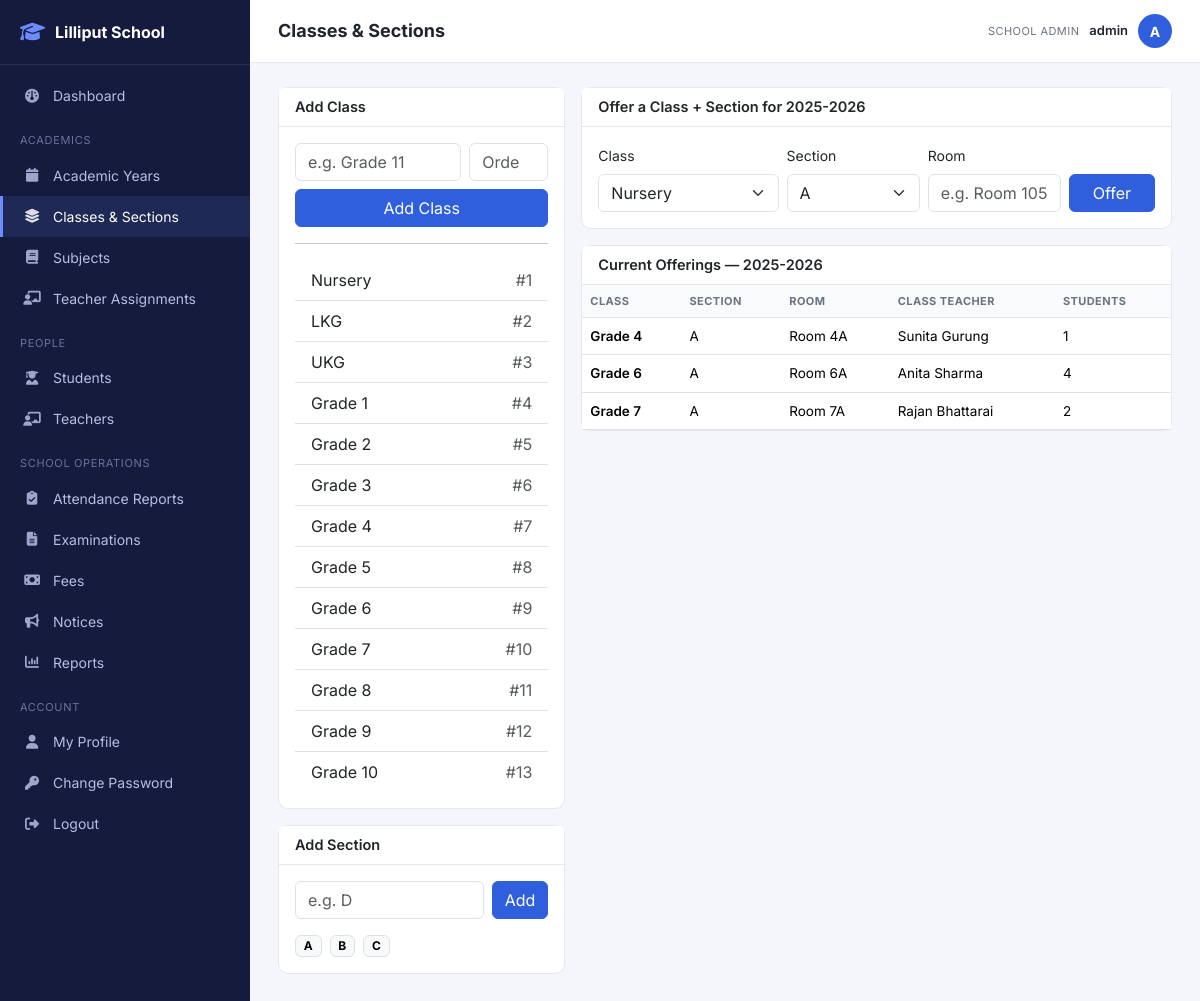
Screenshot of /admin/classes.php (signed in) with the database file from the repository.
### tables this page shows
CREATE TABLE classes (
    id INT AUTO_INCREMENT PRIMARY KEY,
    name VARCHAR(30) NOT NULL UNIQUE,
    sort_order INT NOT NULL DEFAULT 0
);

CREATE TABLE sections (
    id INT AUTO_INCREMENT PRIMARY KEY,
    name VARCHAR(10) NOT NULL UNIQUE
);

CREATE TABLE academic_years (
    id INT AUTO_INCREMENT PRIMARY KEY,
    name VARCHAR(20) NOT NULL UNIQUE,
    start_date DATE NOT NULL,
    end_date DATE NOT NULL,
    is_active TINYINT(1) NOT NULL DEFAULT 0
);

CREATE TABLE class_sections (
    id INT AUTO_INCREMENT PRIMARY KEY,
    academic_year_id INT NOT NULL,
    class_id INT NOT NULL,
    section_id INT NOT NULL,
    room VARCHAR(30) NULL,
    class_teacher_id INT NULL,
    UNIQUE KEY uq_year_class_section (academic_year_id, class_id, section_id),
    FOREIGN KEY (academic_year_id) REFERENCES academic_years(id) ON DELETE CASCADE,
    FOREIGN KEY (class_id) REFERENCES classes(id) ON DELETE CASCADE,
    FOREIGN KEY (section_id) REFERENCES sections(id) ON DELETE CASCADE
);

CREATE TABLE teachers (
    id INT AUTO_INCREMENT PRIMARY KEY,
    user_id INT NOT NULL UNIQUE,
    employee_id VARCHAR(20) NOT NULL UNIQUE,
    first_name VARCHAR(60) NOT NULL,
    last_name VARCHAR(60) NOT NULL,
    phone VARCHAR(20) NULL,
    email VARCHAR(120) NULL,
    address VARCHAR(255) NULL,
    qualification VARCHAR(120) NULL,
    joining_date DATE NULL,
    photo VARCHAR(255) NULL,
    status ENUM('active','inactive') NOT NULL DEFAULT 'active',
    FOREIGN KEY (user_id) REFERENCES users(id) ON DELETE CASCADE
);

### core/helpers.php (called while the page is built, shortened)
<?php
function e(?string $value): string
{
    return htmlspecialchars((string)($value ?? ''), ENT_QUOTES, 'UTF-8');
}

### admin/classes.php (the view, shortened to what this page needs)
<?php
$db = Database::connection();
$activeYear = $db->query("SELECT * FROM academic_years WHERE is_active=1 LIMIT 1")->fetch();
$classes = $db->query('SELECT * FROM classes ORDER BY sort_order, name')->fetchAll();
$sections = $db->query('SELECT * FROM sections ORDER BY name')->fetchAll();
$offerings = [];
if ($activeYear) {
    $offerings = $db->prepare("
        SELECT cs.id, c.name AS class_name, s.name AS section_name, cs.room,
               (SELECT COUNT(*) FROM student_enrollments se WHERE se.class_section_id = cs.id) AS student_count,
               t.first_name AS ct_first, t.last_name AS ct_last
        FROM class_sections cs
        JOIN classes c ON cs.class_id = c.id
        JOIN sections s ON cs.section_id = s.id
        LEFT JOIN teachers t ON cs.class_teacher_id = t.id
        WHERE cs.academic_year_id = :y
        ORDER BY c.sort_order, s.name
    ");
    $offerings->execute(['y' => $activeYear['id']]);
    $offerings = $offerings->fetchAll();
}
include __DIR__ . '/../includes/layout_start.php';
?>
<div class="row g-3">
    <div class="col-lg-4">
        <div class="card mb-3">
            <div class="card-header">Add Class</div>
            <div class="card-body">
                <form method="post" class="row g-2">
                    <div class="col-8"><input class="form-control" name="name" placeholder="e.g. Grade 11" required></div>
                    <div class="col-4"><input class="form-control" type="number" name="sort_order" placeholder="Order"></div>
                    <div class="col-12"><button class="btn btn-primary w-100">Add Class</button></div>
                </form>
                <hr>
                <ul class="list-group list-group-flush">
                    <?php foreach ($classes as $c): ?>
                        <li class="list-group-item d-flex justify-content-between"><?= e($c['name']) ?> <span class="text-muted">#<?= (int)$c['sort_order'] ?></span></li>
                    <?php endforeach; ?>
                </ul>
            </div>
        </div>
        <div class="card">
            <div class="card-header">Add Section</div>
            <div class="card-body">
                <form method="post" class="d-flex gap-2">
                    <input class="form-control" name="name" placeholder="e.g. D" required maxlength="10">
                    <button class="btn btn-primary">Add</button>
                </form>
                <div class="mt-3 d-flex flex-wrap gap-2">
                    <?php foreach ($sections as $s): ?>
                        <span class="badge text-bg-light border"><?= e($s['name']) ?></span>
                    <?php endforeach; ?>
                </div>
            </div>
        </div>
    </div>
    <div class="col-lg-8">
        <div class="card mb-3">
            <div class="card-header">Offer a Class + Section for <?= $activeYear ? e($activeYear['name']) : 'active year' ?></div>
            <div class="card-body">
                <form method="post" class="row g-2 align-items-end">
                    <div class="col-md-4">
                        <label class="form-label small">Class</label>
                        <select name="class_id" class="form-select" required>
                            <?php foreach ($classes as $c): ?><option value="<?= (int)$c['id'] ?>"><?= e($c['name']) ?></option><?php endforeach; ?>
                        </select>
                    </div>
                    <div class="col-md-3">
                        <label class="form-label small">Section</label>
                        <select name="section_id" class="form-select" required>
                            <?php foreach ($sections as $s): ?><option value="<?= (int)$s['id'] ?>"><?= e($s['name']) ?></option><?php endforeach; ?>
                        </select>
                    </div>
                    <div class="col-md-3">
                        <label class="form-label small">Room</label>
                        <input class="form-control" name="room" placeholder="e.g. Room 105">
                    </div>
                    <div class="col-md-2">
                        <button class="btn btn-primary w-100" <?= $activeYear ? '' : 'disabled' ?>>Offer</button>
                    </div>
                </form>
            </div>
        </div>
        <div class="card">
            <div class="card-header">Current Offerings — <?= $activeYear ? e($activeYear['name']) : '-' ?></div>
            <div class="table-responsive">
                <table class="table mb-0">
                    <thead><tr><th>Class</th><th>Section</th><th>Room</th><th>Class Teacher</th><th>Students</th></tr></thead>
                    <tbody>
                    <?php foreach ($offerings as $o): ?>
                        <tr>
                            <td class="fw-semibold"><?= e($o['class_name']) ?></td>
                            <td><?= e($o['section_name']) ?></td>
                            <td><?= e($o['room'] ?? '-') ?></td>
                            <td><?= $o['ct_first'] ? e($o['ct_first'] . ' ' . $o['ct_last']) : '<span class="text-muted">Not assigned</span>' ?></td>
                            <td><?= (int)$o['student_count'] ?></td>
                        </tr>
                    <?php endforeach; ?>
                    </tbody>
                </table>
            </div>
        </div>
    </div>
</div>
<?php include __DIR__ . '/../includes/layout_end.php'; ?>

### assets/css/style.css (style rules this page uses)
:root { --sidebar-width: 250px; --brand-color: #2f5fdc; --brand-color-dark: #1e3fa0; --bg-soft: #f4f6fb; --text-muted: #6b7280; --border-color: #e5e7eb; --radius: 10px; }
* { box-sizing: border-box; }
body { font-family: 'Inter', -apple-system, BlinkMacSystemFont, sans-serif; background: var(--bg-soft); color: #1f2430; margin: 0; }
.card { border: 1px solid var(--border-color); border-radius: var(--radius); }
.card-header { background: #fff; border-bottom: 1px solid var(--border-color); font-weight: 600; font-size: 14.5px; }
.table { font-size: 13.5px; }
.table thead th { background: #f9fafc; text-transform: uppercase; font-size: 11px; letter-spacing: .04em; color: var(--text-muted); font-weight: 700; border-bottom: 1px solid var(--border-color); }
.table td { vertical-align: middle; }
.btn-primary { background: var(--brand-color); border-color: var(--brand-color); }

### rows the page displays
classes: name "Nursery", sort_order "1"
classes: name "LKG", sort_order "2"
classes: name "UKG", sort_order "3"
classes: name "Grade 1", sort_order "4"
classes: name "Grade 2", sort_order "5"
classes: name "Grade 3", sort_order "6"
classes: name "Grade 4", sort_order "7"
classes: name "Grade 5", sort_order "8"
classes: name "Grade 6", sort_order "9"
classes: name "Grade 7", sort_order "10"
classes: name "Grade 8", sort_order "11"
classes: name "Grade 9", sort_order "12"
classes: name "Grade 10", sort_order "13"
sections: name "A"
sections: name "B"
sections: name "C"
academic_years: name "2025-2026"
class_sections: class.name "Grade 4", section.name "A", room "Room 4A", class_teacher.last_name "Sunita Gurung", student_count "1"
class_sections: class.name "Grade 6", section.name "A", room "Room 6A", class_teacher.last_name "Anita Sharma", student_count "4"
class_sections: class.name "Grade 7", section.name "A", room "Room 7A", class_teacher.last_name "Rajan Bhattarai", student_count "2"

### other values shown
$label "Dashboard Academic Years Classes & Sections Subjects Teacher Assignments Students Teachers Attendance Reports Examinations Fees Notices Reports My Profile Change Password"
$pageTitle "Classes & Sections"
role_label(Auth::role()) "SCHOOL ADMIN"
Auth::username() "admin"
substr(Auth::username(), 0, 1) "A"
form field class_id "Nursery"
form field section_id "A"
